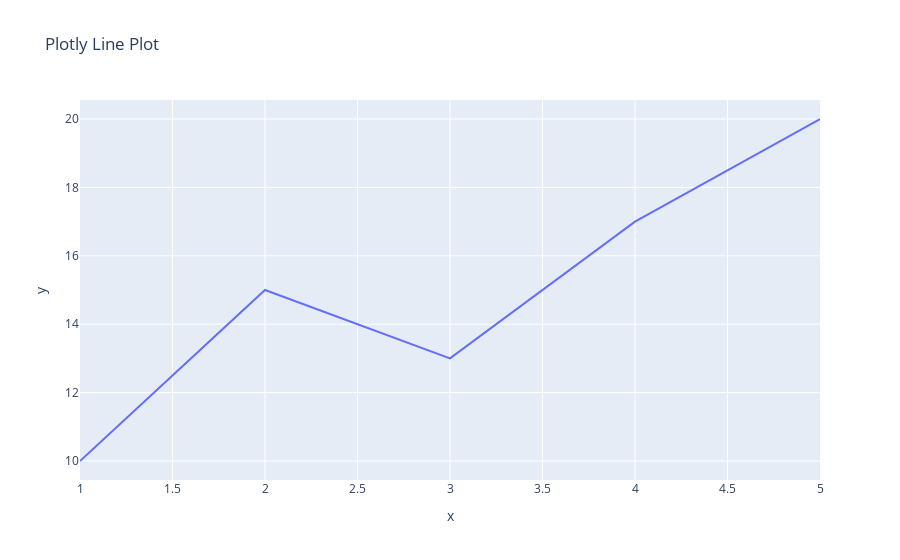

The cell this chart's notebook holds for it:
### Code cell
#Q9 - How does Matplotlib differ from Plotly?
#Matplotlib is a low-level plotting library that provides a lot of control over the appearance of plots, while Plotly is a high-level interactive plotting library that allows for creating interactive visualizations with minimal code.   
#Matplotlib is primarily used for static plots, whereas Plotly enables the creation of dynamic and interactive plots that can be embedded in web applications. Plotly also offers built-in support for 3D plotting and a wide range of chart types, making it suitable for more complex visualizations. 
#sample code:
import matplotlib.pyplot as plt
import plotly.express as px
# Matplotlib example
x = [1, 2, 3, 4, 5]
y = [10, 15, 13, 17, 20]  
plt.plot(x, y)
plt.title("Matplotlib Line Plot")
plt.show()
# Plotly example
fig = px.line(x=x, y=y, title="Plotly Line Plot")
fig.show()     
#==================================================================

### Figure 1 — Plotly figure (JSON) as saved in the notebook; plotly's stock layout.template omitted (floating-point values rounded to 4 significant figures)
{"data": [{"hovertemplate": "x=%{x}<br>y=%{y}<extra></extra>", "legendgroup": "", "line": {"color": "#636efa", "dash": "solid"}, "marker": {"symbol": "circle"}, "mode": "lines", "name": "", "orientation": "v", "showlegend": false, "type": "scatter", "x": [1, 2, 3, 4, 5], "xaxis": "x", "y": [10, 15, 13, 17, 20], "yaxis": "y"}], "layout": {"legend": {"tracegroupgap": 0}, "title": {"text": "Plotly Line Plot"}, "xaxis": {"anchor": "y", "domain": [0, 1], "title": {"text": "x"}}, "yaxis": {"anchor": "x", "domain": [0, 1], "title": {"text": "y"}}}}
